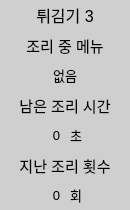
    <widget class="QWidget" name="wg_3" native="true">
     <property name="geometry">
      <rect>
       <x>275</x>
       <y>5</y>
       <width>130</width>
       <height>210</height>
      </rect>
     </property>
     <property name="styleSheet">
      <string notr="true">background-color: rgb(207, 207, 207);</string>
     </property>
     <widget class="QLabel" name="wg_1_lb_13">
      <property name="geometry">
       <rect>
        <x>0</x>
        <y>0</y>
        <width>130</width>
        <height>30</height>
       </rect>
      </property>
      <property name="font">
       <font>
        <pointsize>12</pointsize>
        <weight>50</weight>
        <bold>false</bold>
       </font>
      </property>
      <property name="text">
       <string>튀김기 3</string>
      </property>
      <property name="alignment">
       <set>Qt::AlignCenter</set>
      </property>
      <property name="wordWrap">
       <bool>true</bool>
      </property>
      <property name="margin">
       <number>3</number>
      </property>
     </widget>
     <widget class="QLabel" name="wg_1_lb_14">
      <property name="geometry">
       <rect>
        <x>0</x>
        <y>30</y>
        <width>130</width>
        <height>30</height>
       </rect>
      </property>
      <property name="font">
       <font>
        <pointsize>11</pointsize>
        <weight>50</weight>
        <bold>false</bold>
       </font>
      </property>
      <property name="text">
       <string>조리 중 메뉴</string>
      </property>
      <property name="alignment">
       <set>Qt::AlignCenter</set>
      </property>
      <property name="wordWrap">
       <bool>true</bool>
      </property>
      <property name="margin">
       <number>3</number>
      </property>
     </widget>
     <widget class="QLabel" name="fr_3_lb_menu">
      <property name="geometry">
       <rect>
        <x>0</x>
        <y>60</y>
        <width>130</width>
        <height>30</height>
       </rect>
      </property>
      <property name="font">
       <font>
        <pointsize>10</pointsize>
        <weight>50</weight>
        <bold>false</bold>
       </font>
      </property>
      <property name="text">
       <string>없음</string>
      </property>
      <property name="alignment">
       <set>Qt::AlignCenter</set>
      </property>
      <property name="wordWrap">
       <bool>true</bool>
      </property>
      <property name="margin">
       <number>3</number>
      </property>
     </widget>
     <widget class="QLabel" name="wg_1_lb_15">
      <property name="geometry">
       <rect>
        <x>0</x>
        <y>90</y>
        <width>130</width>
        <height>30</height>
       </rect>
      </property>
      <property name="font">
       <font>
        <pointsize>11</pointsize>
        <weight>50</weight>
        <bold>false</bold>
       </font>
      </property>
      <property name="text">
       <string>남은 조리 시간</string>
      </property>
      <property name="alignment">
       <set>Qt::AlignCenter</set>
      </property>
      <property name="wordWrap">
       <bool>true</bool>
      </property>
      <property name="margin">
       <number>3</number>
      </property>
     </widget>
     <widget class="QLabel" name="fr_3_lb_sec">
      <property name="geometry">
       <rect>
        <x>0</x>
        <y>120</y>
        <width>60</width>
        <height>30</height>
       </rect>
      </property>
      <property name="font">
       <font>
        <pointsize>10</pointsize>
        <weight>50</weight>
        <bold>false</bold>
       </font>
      </property>
      <property name="text">
       <string>0</string>
      </property>
      <property name="alignment">
       <set>Qt::AlignRight|Qt::AlignTrailing|Qt::AlignVCenter</set>
      </property>
      <property name="wordWrap">
       <bool>false</bool>
      </property>
      <property name="margin">
       <number>3</number>
      </property>
     </widget>
     <widget class="QLabel" name="wg_1_lb_16">
      <property name="geometry">
       <rect>
        <x>0</x>
        <y>150</y>
        <width>130</width>
        <height>30</height>
       </rect>
      </property>
      <property name="font">
       <font>
        <pointsize>11</pointsize>
        <weight>50</weight>
        <bold>false</bold>
       </font>
      </property>
      <property name="text">
       <string>지난 조리 횟수</string>
      </property>
      <property name="alignment">
       <set>Qt::AlignCenter</set>
      </property>
      <property name="wordWrap">
       <bool>true</bool>
      </property>
      <property name="margin">
       <number>3</number>
      </property>
     </widget>
     <widget class="QLabel" name="fr_3_lb_count">
      <property name="geometry">
       <rect>
        <x>0</x>
        <y>180</y>
        <width>60</width>
        <height>30</height>
       </rect>
      </property>
      <property name="font">
       <font>
        <pointsize>10</pointsize>
        <weight>50</weight>
        <bold>false</bold>
       </font>
      </property>
      <property name="text">
       <string>0</string>
      </property>
      <property name="alignment">
       <set>Qt::AlignRight|Qt::AlignTrailing|Qt::AlignVCenter</set>
      </property>
      <property name="wordWrap">
       <bool>true</bool>
      </property>
      <property name="margin">
       <number>3</number>
      </property>
     </widget>
     <widget class="QLabel" name="wg_1_lb_17">
      <property name="geometry">
       <rect>
        <x>70</x>
        <y>120</y>
        <width>60</width>
        <height>30</height>
       </rect>
      </property>
      <property name="font">
       <font>
        <pointsize>10</pointsize>
        <weight>50</weight>
        <bold>false</bold>
       </font>
      </property>
      <property name="text">
       <string>초</string>
      </property>
      <property name="wordWrap">
       <bool>true</bool>
      </property>
      <property name="margin">
       <number>3</number>
      </property>
     </widget>
     <widget class="QLabel" name="wg_1_lb_18">
      <property name="geometry">
       <rect>
        <x>70</x>
        <y>180</y>
        <width>60</width>
        <height>30</height>
       </rect>
      </property>
      <property name="font">
       <font>
        <pointsize>10</pointsize>
        <weight>50</weight>
        <bold>false</bold>
       </font>
      </property>
      <property name="text">
       <string>회</string>
      </property>
      <property name="alignment">
       <set>Qt::AlignLeading|Qt::AlignLeft|Qt::AlignVCenter</set>
      </property>
      <property name="wordWrap">
       <bool>true</bool>
      </property>
      <property name="margin">
       <number>3</number>
      </property>
     </widget>
    </widget>
